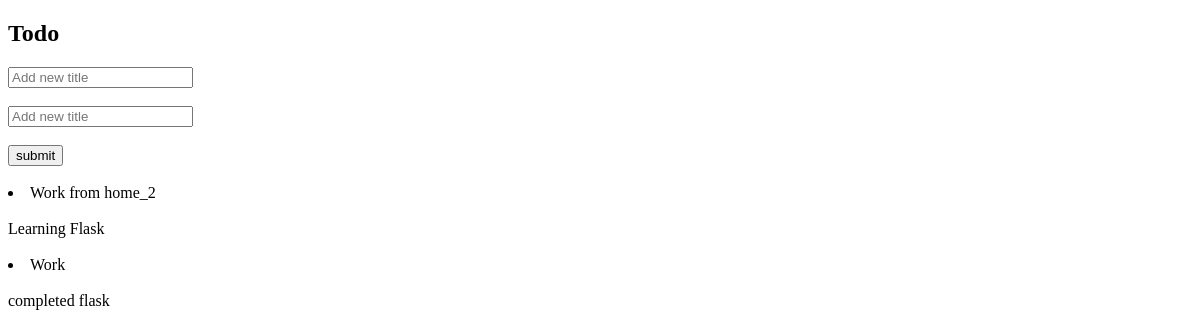
Page /todo/ on the earlier database version.
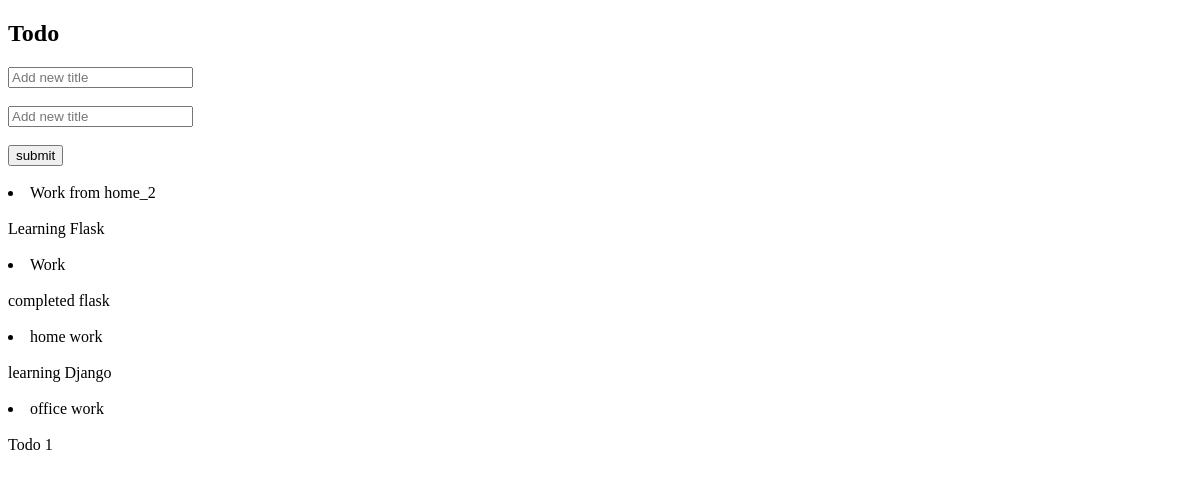
Same page on the later database version.
### todo/models.py (models this page shows, shortened)
class Todo(models.Model):
    title = models.CharField(max_length=200)
    text = models.TextField()
    created_at = models.DateTimeField(default=datetime.now, blank=True)

### todo/views.py (the view, shortened to what this page needs)
# urls.py: path('', views.index, name='index'),
def index(request):
    todos = Todo.objects.all()
    form = TodoForm()
    context = {'todos':todos,'form':form}
    return render(request ,'todo/index.html',context)

### todo/forms.py
class TodoForm(forms.ModelForm):
    title = forms.CharField(widget = forms.TextInput(attrs={'placeholder':'Add new title'}))
    text = forms.CharField(widget = forms.TextInput(attrs={'placeholder':'Add new title'}))
    class Meta:
        model = Todo
        fields = '__all__'

### todo/templates/todo/index.html (shortened to what this page needs)
<!DOCTYPE html>
<html lang="en">
<head>
</head>
<body>
    <h2>Todo</h2>
   <form action=""  method ="POST">
    <div>{{form.title}}</div>
    <br/>
    <div>{{form.text}}</div>
    <br>
    <input type="submit" value="submit" />
    </form>
    {% for todo in todos %}
        <br>
        <li>{{todo.title}}</li>
        <br>
        <a>{{todo.text}}</a>
        <br>
    {% endfor %}
</body>
</html>

Differences in the rows shown:
added Todo: title "home work", text "learning Django"
added Todo: title "office work", text "Todo 1"
